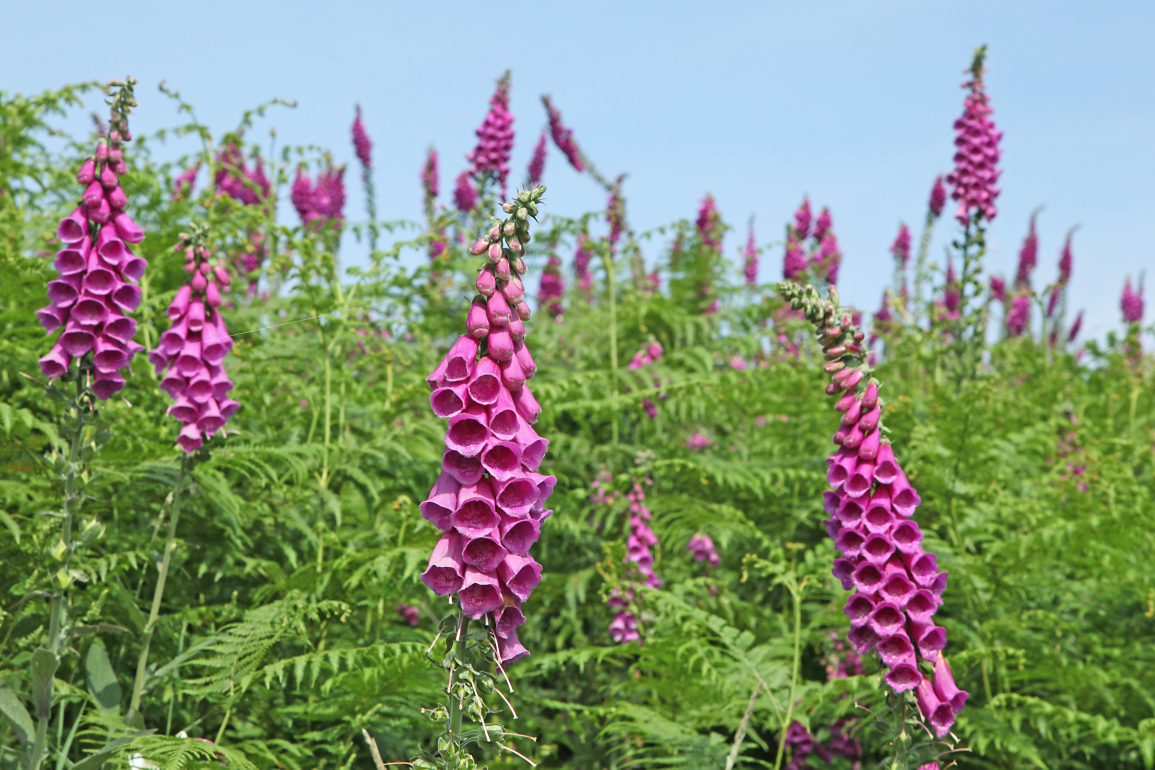
#> input picture ris.jpg, 4620 x 3077 px (shown at 1/4 size)
$ python module_11_1.py
#> lines starting #> are read from the running program, lines starting #| are printed output that depends on the picture

from PIL import Image
import numpy as np
from PIL import Image, ImageOps, ImageDraw, ImageFont

import sys


def ris (name):
#> called with name = 'ris.jpg'
    image = Image.open(name)
#> image is the input picture: PIL image 4620x3077 RGB; mean R, G, B 133.7, 147.8, 122.7
    new_size = 200,150
    resized_image = image.resize( new_size)
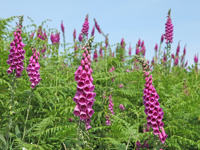
#> resized_image: PIL image 200x150 RGB; mean R, G, B 133.7, 147.8, 122.7
    resized_image.save("name1.jpg")
    resized_image.save("ris.png")
    image.close()

def titul(name, text):
#> called with name = 'ris.png', text = 'Для тебя!!!'
    tatras = Image.open(name)
    idraw = ImageDraw.Draw(tatras)
    font = ImageFont.truetype("arial.ttf", size=12)
    idraw.text((30, 5), text, font=font, fill ='black')
    tatras.save('name2.png')
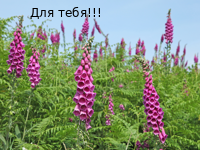
#> saved as name2.png: PIL image 200x150 RGB; mean R, G, B 132.6, 146.5, 121.2


ris("ris.jpg")
titul("ris.png", "Для тебя!!!")


img = Image.new('RGBA', (300, 200), 'blue')
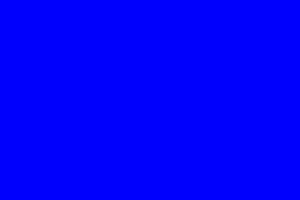
#> img: PIL image 300x200 RGBA; mean R, G, B, A 0, 0, 255, 255
img.save('rectangle.png')
tatras = Image.open("rectangle.png")

idraw = ImageDraw.Draw(tatras)
text = "Здрвствуйте!!! \n Вам большой привет!"
font = ImageFont.truetype("arial.ttf", size=24)
idraw.text((10, 10), text, font=font, fill ='black')
tatras.save('rectangle.png')
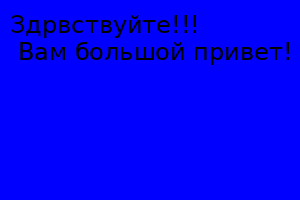
#> saved as rectangle.png: PIL image 300x200 RGBA; mean R, G, B, A 0, 0, 245.2, 255
